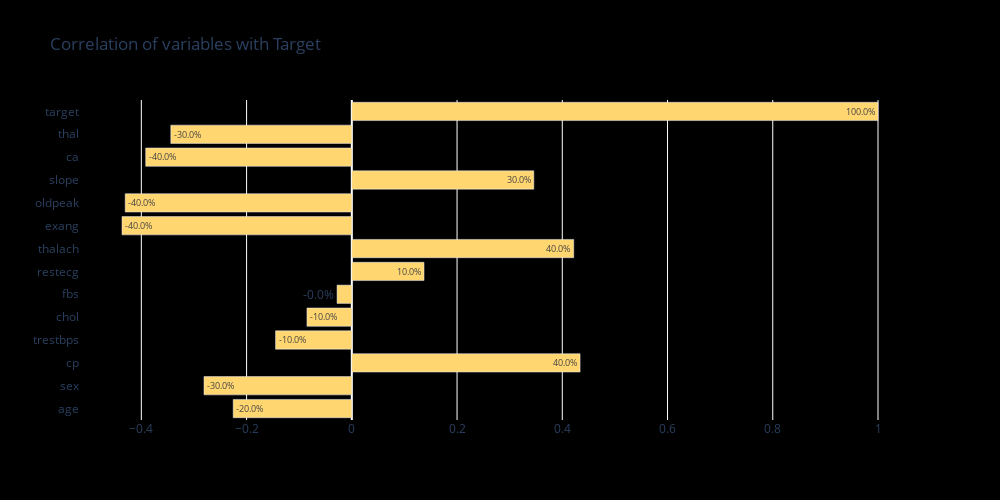

The cell this chart's notebook holds for it:
### Code cell
from itertools import cycle
import plotly.graph_objects as go

palette = cycle(["#ffd670", "#70d6ff", "#ff4d6d", "#8338ec", "#90cf8e"])
targ = df.corrwith(df['target'], axis=0)
val = [str(round(v, 1) * 100) + '%' for v in targ.values]
fig = go.Figure()
fig.add_trace(
    go.Bar(y=targ.index,
           x=targ.values,
           orientation='h',
           text=val,
           marker_color=next(palette)))
fig.update_layout(title="Correlation of variables with Target",
                  width=1000,
                  height=500,
                  paper_bgcolor='rgb(0,0,0,0)',
                  plot_bgcolor='rgb(0,0,0,0)')

### Figure 1 — Plotly figure (JSON) as saved in the notebook; plotly's stock layout.template omitted (floating-point values rounded to 4 significant figures)
{"data": [{"marker": {"color": "#ffd670"}, "orientation": "h", "text": ["-20.0%", "-30.0%", "40.0%", "-10.0%", "-10.0%", "-0.0%", "10.0%", "40.0%", "-40.0%", "-40.0%", "30.0%", "-40.0%", "-30.0%", "100.0%"], "type": "bar", "x": [-0.2254, -0.2809, 0.4338, -0.1449, -0.08524, -0.02805, 0.1372, 0.4217, -0.4368, -0.4307, 0.3459, -0.3917, -0.344, 1], "y": ["age", "sex", "cp", "trestbps", "chol", "fbs", "restecg", "thalach", "exang", "oldpeak", "slope", "ca", "thal", "target"]}], "layout": {"height": 500, "paper_bgcolor": "rgb(0,0,0,0)", "plot_bgcolor": "rgb(0,0,0,0)", "title": {"text": "Correlation of variables with Target"}, "width": 1000}}
